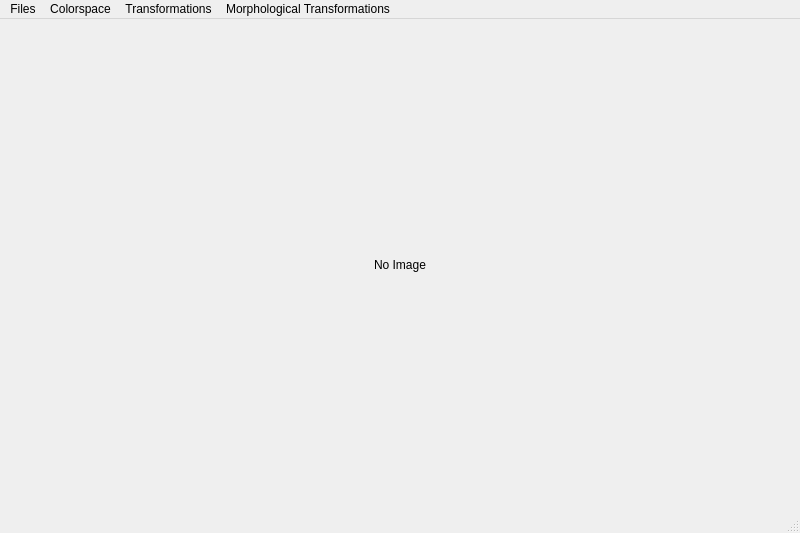
<?xml version="1.0" encoding="UTF-8"?>
<ui version="4.0">
 <class>MainWindow</class>
 <widget class="QMainWindow" name="MainWindow">
  <property name="geometry">
   <rect>
    <x>0</x>
    <y>0</y>
    <width>800</width>
    <height>533</height>
   </rect>
  </property>
  <property name="windowTitle">
   <string>MainWindow</string>
  </property>
  <widget class="QWidget" name="centralwidget">
   <layout class="QGridLayout" name="gridLayout">
    <item row="0" column="0" colspan="2">
     <widget class="QLabel" name="lbImage">
      <property name="minimumSize">
       <size>
        <width>20</width>
        <height>20</height>
       </size>
      </property>
      <property name="text">
       <string>No Image</string>
      </property>
      <property name="alignment">
       <set>Qt::AlignCenter</set>
      </property>
     </widget>
    </item>
   </layout>
  </widget>
  <widget class="QMenuBar" name="menubar">
   <property name="geometry">
    <rect>
     <x>0</x>
     <y>0</y>
     <width>800</width>
     <height>21</height>
    </rect>
   </property>
   <widget class="QMenu" name="menuFIles">
    <property name="title">
     <string>Files</string>
    </property>
    <addaction name="actionOpen"/>
    <addaction name="actionSave"/>
    <addaction name="separator"/>
    <addaction name="actionExit"/>
   </widget>
   <widget class="QMenu" name="menuColorspace">
    <property name="title">
     <string>Colorspace</string>
    </property>
    <addaction name="actionRGB"/>
    <addaction name="actionHSV"/>
    <addaction name="actionGrayscale"/>
   </widget>
   <widget class="QMenu" name="menuTransformations">
    <property name="title">
     <string>Transformations</string>
    </property>
    <widget class="QMenu" name="menuRotate">
     <property name="title">
      <string>Rotate</string>
     </property>
     <addaction name="actionRotateClockwise"/>
     <addaction name="actionRotateAntiClockwise"/>
    </widget>
    <addaction name="menuRotate"/>
    <addaction name="separator"/>
    <addaction name="actionFlip_Horizontal"/>
    <addaction name="actionFlip_Vertical"/>
   </widget>
   <widget class="QMenu" name="menuMorphological_Transformations">
    <property name="title">
     <string>Morphological Transformations</string>
    </property>
    <addaction name="actionErosion"/>
    <addaction name="actionDilation"/>
    <addaction name="actionOpening"/>
    <addaction name="actionClosing"/>
    <addaction name="actionMorphological_Gradient"/>
   </widget>
   <addaction name="menuFIles"/>
   <addaction name="menuColorspace"/>
   <addaction name="menuTransformations"/>
   <addaction name="menuMorphological_Transformations"/>
  </widget>
  <widget class="QStatusBar" name="statusbar"/>
  <action name="actionOpen">
   <property name="text">
    <string>Open</string>
   </property>
   <property name="shortcut">
    <string>Ctrl+O</string>
   </property>
  </action>
  <action name="actionSave">
   <property name="text">
    <string>Save</string>
   </property>
   <property name="shortcut">
    <string>Ctrl+S</string>
   </property>
  </action>
  <action name="actionExit">
   <property name="text">
    <string>Exit</string>
   </property>
   <property name="shortcut">
    <string>Ctrl+W</string>
   </property>
  </action>
  <action name="actionHSV">
   <property name="text">
    <string>HSV</string>
   </property>
   <property name="shortcut">
    <string>F2</string>
   </property>
  </action>
  <action name="actionGrayscale">
   <property name="text">
    <string>Grayscale</string>
   </property>
   <property name="shortcut">
    <string>F3</string>
   </property>
  </action>
  <action name="actionFlip_Horizontal">
   <property name="text">
    <string>Flip Horizontal</string>
   </property>
   <property name="shortcut">
    <string>Shift+H</string>
   </property>
  </action>
  <action name="actionFlip_Vertical">
   <property name="text">
    <string>Flip Vertical</string>
   </property>
   <property name="shortcut">
    <string>Shift+V</string>
   </property>
  </action>
  <action name="actionRotateClockwise">
   <property name="text">
    <string>Rotate+</string>
   </property>
   <property name="shortcut">
    <string>Shift+R, Shift+Right</string>
   </property>
  </action>
  <action name="actionRotateAntiClockwise">
   <property name="text">
    <string>Rotate-</string>
   </property>
   <property name="shortcut">
    <string>Shift+R, Shift+Left</string>
   </property>
  </action>
  <action name="actionRGB">
   <property name="text">
    <string>RGB</string>
   </property>
   <property name="shortcut">
    <string>F1</string>
   </property>
  </action>
  <action name="actionErosion">
   <property name="text">
    <string>Erosion</string>
   </property>
  </action>
  <action name="actionDilation">
   <property name="text">
    <string>Dilation</string>
   </property>
  </action>
  <action name="actionOpening">
   <property name="text">
    <string>Opening</string>
   </property>
  </action>
  <action name="actionClosing">
   <property name="text">
    <string>Closing</string>
   </property>
  </action>
  <action name="actionMorphological_Gradient">
   <property name="text">
    <string>Morphological Gradient</string>
   </property>
  </action>
 </widget>
 <resources/>
 <connections/>
</ui>
